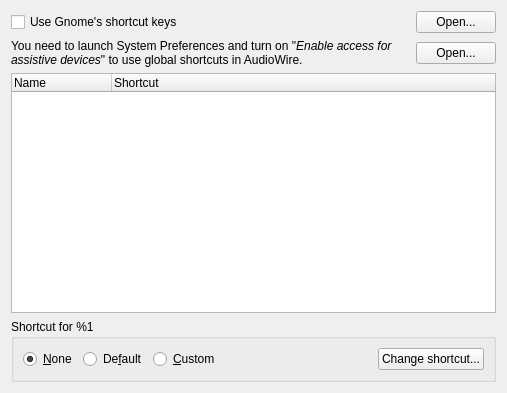
<?xml version="1.0" encoding="UTF-8"?>
<ui version="4.0">
 <class>GlobalShortcutsSettingsPage</class>
 <widget class="QWidget" name="GlobalShortcutsSettingsPage">
  <property name="geometry">
   <rect>
    <x>0</x>
    <y>0</y>
    <width>507</width>
    <height>393</height>
   </rect>
  </property>
  <property name="windowTitle">
   <string>Configure Shortcuts</string>
  </property>
  <property name="windowIcon">
   <iconset resource="../../data/data.qrc">
    <normaloff>:/icon.png</normaloff>:/icon.png</iconset>
  </property>
  <layout class="QVBoxLayout" name="verticalLayout">
   <item>
    <widget class="QWidget" name="gnome_container" native="true">
     <layout class="QHBoxLayout" name="horizontalLayout_2">
      <property name="margin">
       <number>0</number>
      </property>
      <item>
       <widget class="QCheckBox" name="gnome_checkbox">
        <property name="sizePolicy">
         <sizepolicy hsizetype="Expanding" vsizetype="Fixed">
          <horstretch>0</horstretch>
          <verstretch>0</verstretch>
         </sizepolicy>
        </property>
        <property name="text">
         <string>Use Gnome's shortcut keys</string>
        </property>
       </widget>
      </item>
      <item>
       <widget class="QPushButton" name="gnome_open">
        <property name="text">
         <string>Open...</string>
        </property>
       </widget>
      </item>
     </layout>
    </widget>
   </item>
   <item>
    <widget class="QWidget" name="mac_container" native="true">
     <layout class="QHBoxLayout" name="horizontalLayout_3">
      <property name="spacing">
       <number>0</number>
      </property>
      <property name="margin">
       <number>0</number>
      </property>
      <item>
       <widget class="QLabel" name="mac_label">
        <property name="sizePolicy">
         <sizepolicy hsizetype="Expanding" vsizetype="Preferred">
          <horstretch>0</horstretch>
          <verstretch>0</verstretch>
         </sizepolicy>
        </property>
        <property name="text">
         <string>&lt;html&gt;&lt;head/&gt;&lt;body&gt;&lt;p&gt;You need to launch System Preferences and turn on &amp;quot;&lt;span style=&quot; font-style:italic;&quot;&gt;Enable access for assistive devices&lt;/span&gt;&amp;quot; to use global shortcuts in AudioWire.&lt;/p&gt;&lt;/body&gt;&lt;/html&gt;</string>
        </property>
        <property name="wordWrap">
         <bool>true</bool>
        </property>
       </widget>
      </item>
      <item>
       <widget class="QPushButton" name="mac_open">
        <property name="text">
         <string>Open...</string>
        </property>
       </widget>
      </item>
     </layout>
    </widget>
   </item>
   <item>
    <widget class="QTreeWidget" name="list">
     <property name="editTriggers">
      <set>QAbstractItemView::NoEditTriggers</set>
     </property>
     <property name="alternatingRowColors">
      <bool>true</bool>
     </property>
     <property name="rootIsDecorated">
      <bool>false</bool>
     </property>
     <property name="allColumnsShowFocus">
      <bool>true</bool>
     </property>
     <column>
      <property name="text">
       <string>Name</string>
      </property>
     </column>
     <column>
      <property name="text">
       <string>Shortcut</string>
      </property>
     </column>
    </widget>
   </item>
   <item>
    <widget class="QGroupBox" name="shortcut_options">
     <property name="enabled">
      <bool>true</bool>
     </property>
     <property name="title">
      <string>Shortcut for %1</string>
     </property>
     <layout class="QHBoxLayout" name="horizontalLayout">
      <item>
       <widget class="QRadioButton" name="radio_none">
        <property name="enabled">
         <bool>true</bool>
        </property>
        <property name="text">
         <string>&amp;None</string>
        </property>
        <property name="checked">
         <bool>true</bool>
        </property>
       </widget>
      </item>
      <item>
       <widget class="QRadioButton" name="radio_default">
        <property name="text">
         <string>De&amp;fault</string>
        </property>
       </widget>
      </item>
      <item>
       <widget class="QRadioButton" name="radio_custom">
        <property name="text">
         <string>&amp;Custom</string>
        </property>
       </widget>
      </item>
      <item>
       <spacer name="horizontalSpacer">
        <property name="orientation">
         <enum>Qt::Horizontal</enum>
        </property>
        <property name="sizeHint" stdset="0">
         <size>
          <width>40</width>
          <height>20</height>
         </size>
        </property>
       </spacer>
      </item>
      <item>
       <widget class="QPushButton" name="change">
        <property name="text">
         <string>Change shortcut...</string>
        </property>
       </widget>
      </item>
     </layout>
    </widget>
   </item>
  </layout>
 </widget>
 <tabstops>
  <tabstop>list</tabstop>
  <tabstop>radio_none</tabstop>
  <tabstop>radio_default</tabstop>
  <tabstop>radio_custom</tabstop>
  <tabstop>change</tabstop>
 </tabstops>
 <resources>
  <include location="../../data/data.qrc"/>
 </resources>
 <connections>
  <connection>
   <sender>gnome_checkbox</sender>
   <signal>toggled(bool)</signal>
   <receiver>list</receiver>
   <slot>setDisabled(bool)</slot>
   <hints>
    <hint type="sourcelabel">
     <x>63</x>
     <y>25</y>
    </hint>
    <hint type="destinationlabel">
     <x>82</x>
     <y>63</y>
    </hint>
   </hints>
  </connection>
  <connection>
   <sender>gnome_checkbox</sender>
   <signal>toggled(bool)</signal>
   <receiver>shortcut_options</receiver>
   <slot>setDisabled(bool)</slot>
   <hints>
    <hint type="sourcelabel">
     <x>244</x>
     <y>26</y>
    </hint>
    <hint type="destinationlabel">
     <x>122</x>
     <y>298</y>
    </hint>
   </hints>
  </connection>
 </connections>
</ui>
